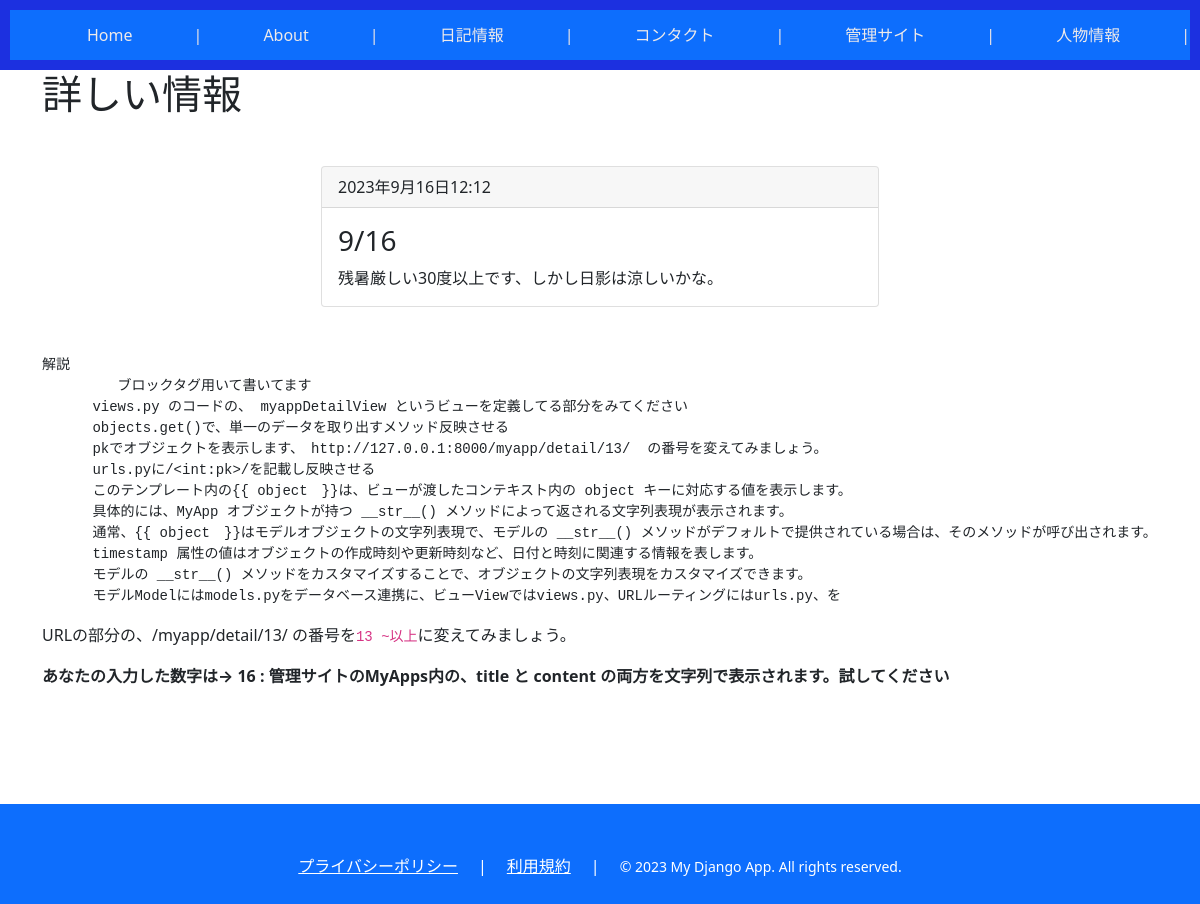
The app's page /myapp/detail/16/ with its own data.
### myapp/models.py (models this page shows, shortened)
class MyApp(models.Model):
    title = models.CharField(max_length=100)
    content = models.CharField(max_length=1000)
    timestamp = models.DateTimeField(auto_now_add=True)

### myapp/views.py (the view)
# urls.py: path("detail/<int:pk>/", myappDetailView, name="myapp-detail"),
def myappDetailView(request, pk):
    template_name = "myapp/myapp-detail.html"
    try:
        myapp = MyApp.objects.get(pk=pk)
    except MyApp.DoesNotExist:
        myapp = None
    ctx = {
        "number": pk,
        "object": myapp,
    }
    return render(request, template_name, ctx)

### myapp/templates/myapp/myapp-detail.html (shortened to what this page needs)
{% extends 'base.html' %}
{% block content %}
<header>
    <nav class="navbar navbar-dark bg-primary">
    &emsp;<a href=" / ">Home</a> |
    <a href=" /about/ ">About</a> |
    <a href=" /myapp/myapp ">日記情報</a> |
    <a href=" /myapp/form/ ">コンタクト</a>  |
    <a href=" /admin/ ">管理サイト</a>   |
    <a href="/myapp/person_list/">人物情報</a>   |
  </nav>
</header>
<div class="container">
    <h1>詳しい情報</h1>
    <div class="card mx-auto my-5 w-50" style="min-width:300px;">
        <div class="card-header">
            {{ object.timestamp }}
        </div>
        <div class="card-body">
            <h3 class="card-title">{{ object.title }} </h3>
            <p class="card-text">{{ object.content }}</p>
        </div>
    </div>
 <pre>解説
　　　    ブロックタグ用いて書いてます
      views.py のコードの、 myappDetailView というビューを定義してる部分をみてください
      objects.get()で、単一のデータを取り出すメソッド反映させる
      pkでオブジェクトを表示します、　http://127.0.0.1:8000/myapp/detail/13/  の番号を変えてみましょう。
      urls.pyに/&lt;int:pk>/を記載し反映させる
      このテンプレート内の&#123;&#123; object　&#125;&#125;は、ビューが渡したコンテキスト内の object キーに対応する値を表示します。
      具体的には、MyApp オブジェクトが持つ __str__() メソッドによって返される文字列表現が表示されます。
      通常、&#123;&#123; object　&#125;&#125;はモデルオブジェクトの文字列表現で、モデルの __str__() メソッドがデフォルトで提供されている場合は、そのメソッドが呼び出されます。
      timestamp 属性の値はオブジェクトの作成時刻や更新時刻など、日付と時刻に関連する情報を表します。
      モデルの __str__() メソッドをカスタマイズすることで、オブジェクトの文字列表現をカスタマイズできます。
      モデルModelにはmodels.pyをデータベース連携に、ビューViewではviews.py、URLルーティングにはurls.py、を</pre>
      <p>URLの部分の、/myapp/detail/13/  の番号を<code>13 ~以上</code>に変えてみましょう。</p></P>
      <b>あなたの入力した数字は→ {{ number}} : 管理サイトのMyApps内の、title と content の両方を文字列で表示されます。試してください</b></p>
    </div>
<footer class="bg-primary">
    <div class="footer-content">
      <div>
        <a href="#">
          プライバシーポリシー
        </a>
      </div>
      <div>|</div>
      <div>
        <a href="#">
           利用規約
        </a>
      </div>
      <div>|</div>
      <div>
        <small>
        &copy; 2023 My Django App. All rights reserved.
        </small>
      </div>
    </div>
  </footer>
{% endblock %}

### static_local/css/header.css (style rules this page uses)
body { font-family: Arial, sans-serif; margin-left: 50px; padding: 0; }
header { background-color: #1c30e0; color: #ede5e5; padding: 10px; text-align: center; }
nav a { color: #eeeaea; text-decoration: none; padding: 5px; }
footer { background-color: #333; color: #fff; padding: 10px; text-align: center; }

### static_local/css/footer.css (style rules this page uses)
html { position: relative; min-height: 100%; padding-bottom: 200px; box-sizing: border-box; }
footer { position: absolute; left: 0; bottom: 0; width: 100%; height: 100px; }
.footer-content { display:flex; justify-content: center; color:white; }
.footer-content div { margin-left:10px; margin-right:10px; }
.footer-content a { color:white; }

### records on screen
MyApp: timestamp "2023年9月16日12:12", title "9/16", content "残暑厳しい30度以上です、しかし日影は涼しいかな。"

### other values on screen
{{ number }} "16"
